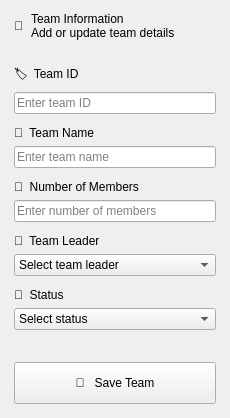
       <widget class="QFrame" name="infoFrame">
        <property name="minimumSize">
         <size>
          <width>230</width>
          <height>0</height>
         </size>
        </property>
        <property name="maximumSize">
         <size>
          <width>250</width>
          <height>16777215</height>
         </size>
        </property>
        <property name="frameShape">
         <enum>QFrame::Shape::NoFrame</enum>
        </property>
        <layout class="QVBoxLayout" name="infoLayout">
         <property name="spacing">
          <number>12</number>
         </property>
         <property name="leftMargin">
          <number>14</number>
         </property>
         <property name="topMargin">
          <number>12</number>
         </property>
         <property name="rightMargin">
          <number>14</number>
         </property>
         <property name="bottomMargin">
          <number>14</number>
         </property>
         <item>
          <layout class="QHBoxLayout" name="infoHeaderLayout">
           <property name="spacing">
            <number>8</number>
           </property>
           <property name="leftMargin">
            <number>0</number>
           </property>
           <property name="topMargin">
            <number>0</number>
           </property>
           <property name="rightMargin">
            <number>0</number>
           </property>
           <property name="bottomMargin">
            <number>0</number>
           </property>
           <item>
            <widget class="QLabel" name="infoIcon">
             <property name="text">
              <string>👥</string>
             </property>
            </widget>
           </item>
           <item>
            <layout class="QVBoxLayout" name="infoTitleLayout">
             <property name="spacing">
              <number>0</number>
             </property>
             <property name="leftMargin">
              <number>0</number>
             </property>
             <property name="topMargin">
              <number>0</number>
             </property>
             <property name="rightMargin">
              <number>0</number>
             </property>
             <property name="bottomMargin">
              <number>0</number>
             </property>
             <item>
              <widget class="QLabel" name="infoTitle">
               <property name="text">
                <string>Team Information</string>
               </property>
              </widget>
             </item>
             <item>
              <widget class="QLabel" name="infoSubtitle">
               <property name="text">
                <string>Add or update team details</string>
               </property>
              </widget>
             </item>
            </layout>
           </item>
           <item>
            <spacer name="spacer3">
             <property name="orientation">
              <enum>Qt::Orientation::Horizontal</enum>
             </property>
             <property name="sizeHint" stdset="0">
              <size>
               <width>20</width>
               <height>20</height>
              </size>
             </property>
            </spacer>
           </item>
          </layout>
         </item>
         <item>
          <widget class="QFrame" name="infoLine">
           <property name="minimumSize">
            <size>
             <width>0</width>
             <height>1</height>
            </size>
           </property>
           <property name="maximumSize">
            <size>
             <width>16777215</width>
             <height>1</height>
            </size>
           </property>
           <property name="frameShape">
            <enum>QFrame::Shape::NoFrame</enum>
           </property>
          </widget>
         </item>
         <item>
          <layout class="QVBoxLayout" name="teamIdLayout">
           <property name="spacing">
            <number>6</number>
           </property>
           <property name="leftMargin">
            <number>0</number>
           </property>
           <property name="topMargin">
            <number>0</number>
           </property>
           <property name="rightMargin">
            <number>0</number>
           </property>
           <property name="bottomMargin">
            <number>0</number>
           </property>
           <item>
            <widget class="QLabel" name="teamIdLabel">
             <property name="text">
              <string>🏷️  Team ID</string>
             </property>
            </widget>
           </item>
           <item>
            <widget class="QLineEdit" name="teamIdEdit">
             <property name="placeholderText">
              <string>Enter team ID</string>
             </property>
            </widget>
           </item>
          </layout>
         </item>
         <item>
          <layout class="QVBoxLayout" name="teamNameLayout">
           <property name="spacing">
            <number>6</number>
           </property>
           <property name="leftMargin">
            <number>0</number>
           </property>
           <property name="topMargin">
            <number>0</number>
           </property>
           <property name="rightMargin">
            <number>0</number>
           </property>
           <property name="bottomMargin">
            <number>0</number>
           </property>
           <item>
            <widget class="QLabel" name="teamNameLabel">
             <property name="text">
              <string>👥  Team Name</string>
             </property>
            </widget>
           </item>
           <item>
            <widget class="QLineEdit" name="teamNameEdit">
             <property name="placeholderText">
              <string>Enter team name</string>
             </property>
            </widget>
           </item>
          </layout>
         </item>
         <item>
          <layout class="QVBoxLayout" name="membersLayout">
           <property name="spacing">
            <number>6</number>
           </property>
           <property name="leftMargin">
            <number>0</number>
           </property>
           <property name="topMargin">
            <number>0</number>
           </property>
           <property name="rightMargin">
            <number>0</number>
           </property>
           <property name="bottomMargin">
            <number>0</number>
           </property>
           <item>
            <widget class="QLabel" name="membersLabel">
             <property name="text">
              <string>👥  Number of Members</string>
             </property>
            </widget>
           </item>
           <item>
            <widget class="QLineEdit" name="membersEdit">
             <property name="placeholderText">
              <string>Enter number of members</string>
             </property>
            </widget>
           </item>
          </layout>
         </item>
         <item>
          <layout class="QVBoxLayout" name="leaderLayout">
           <property name="spacing">
            <number>6</number>
           </property>
           <property name="leftMargin">
            <number>0</number>
           </property>
           <property name="topMargin">
            <number>0</number>
           </property>
           <property name="rightMargin">
            <number>0</number>
           </property>
           <property name="bottomMargin">
            <number>0</number>
           </property>
           <item>
            <widget class="QLabel" name="leaderLabel">
             <property name="text">
              <string>👤  Team Leader</string>
             </property>
            </widget>
           </item>
           <item>
            <widget class="QComboBox" name="leaderCombo">
             <item>
              <property name="text">
               <string>Select team leader</string>
              </property>
             </item>
            </widget>
           </item>
          </layout>
         </item>
         <item>
          <layout class="QVBoxLayout" name="statusLayout">
           <property name="spacing">
            <number>6</number>
           </property>
           <property name="leftMargin">
            <number>0</number>
           </property>
           <property name="topMargin">
            <number>0</number>
           </property>
           <property name="rightMargin">
            <number>0</number>
           </property>
           <property name="bottomMargin">
            <number>0</number>
           </property>
           <item>
            <widget class="QLabel" name="statusLabel">
             <property name="text">
              <string>🔄  Status</string>
             </property>
            </widget>
           </item>
           <item>
            <widget class="QComboBox" name="statusCombo">
             <item>
              <property name="text">
               <string>Select status</string>
              </property>
             </item>
             <item>
              <property name="text">
               <string>Active</string>
              </property>
             </item>
             <item>
              <property name="text">
               <string>Inactive</string>
              </property>
             </item>
             <item>
              <property name="text">
               <string>Pending</string>
              </property>
             </item>
            </widget>
           </item>
          </layout>
         </item>
         <item>
          <spacer name="spacer4">
           <property name="orientation">
            <enum>Qt::Orientation::Vertical</enum>
           </property>
           <property name="sizeHint" stdset="0">
            <size>
             <width>20</width>
             <height>20</height>
            </size>
           </property>
          </spacer>
         </item>
         <item>
          <widget class="QPushButton" name="saveButton">
           <property name="minimumSize">
            <size>
             <width>0</width>
             <height>42</height>
            </size>
           </property>
           <property name="cursor">
            <cursorShape>PointingHandCursor</cursorShape>
           </property>
           <property name="focusPolicy">
            <enum>Qt::FocusPolicy::NoFocus</enum>
           </property>
           <property name="text">
            <string>💾   Save Team</string>
           </property>
          </widget>
         </item>
        </layout>
       </widget>
